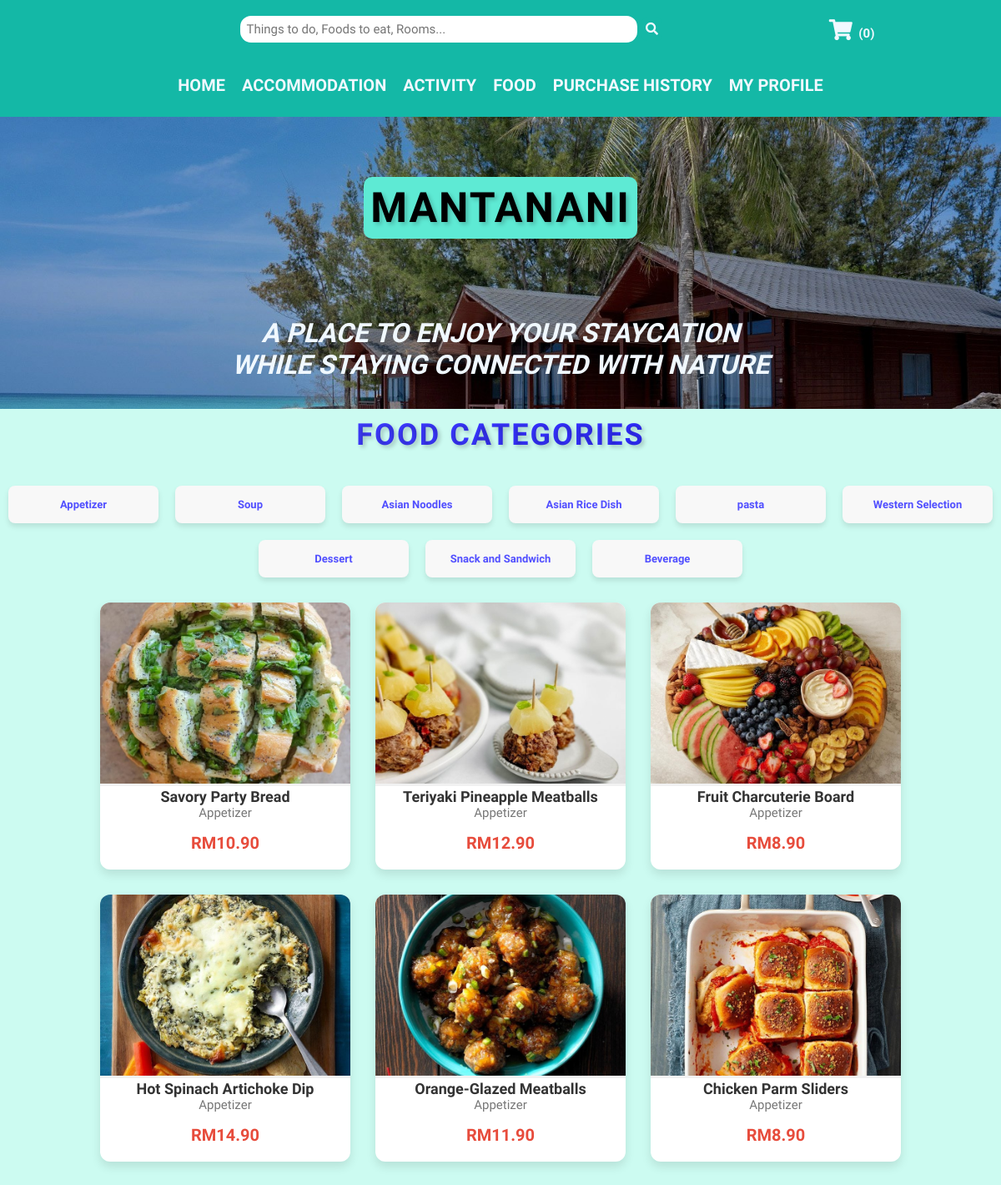
/MODULES/FOOD_MODULE/foodList.php?categoryID=1, run on the app's committed database.
### tables this page shows
CREATE TABLE `food_category` (
  `categoryID` int(11) NOT NULL,
  `categoryName` varchar(255) NOT NULL COMMENT '1:Appetizer 2:Soup 3:Asian Noodles 4:Asian Rice Dish 5:Pasta 6:Western Selection 7:Dessert 8:Snack and Sandwich 9:Beverage'
);

CREATE TABLE `food` (
  `foodID` int(11) NOT NULL,
  `foodName` varchar(255) NOT NULL,
  `foodImg` varchar(255) NOT NULL,
  `foodCategory` int(11) NOT NULL,
  `foodDesc` varchar(1000) NOT NULL,
  `foodPrice` decimal(8,2) NOT NULL
);

### MODULES/FOOD_MODULE/foodList.php (the view, shortened to what this page needs)
<?php
  include("../../../SMMS/CONFIG/config.php");
  $categorySql = "SELECT * FROM food_category";
  $categoryResult = mysqli_query($conn, $categorySql);
  $categoryID = isset($_GET['categoryID']) ? intval($_GET['categoryID']) : null;
  if ($categoryID) {
      $sql_food = "SELECT f.foodID, f.foodName, f.foodDesc, f.foodPrice, f.foodImg, c.categoryName
                   FROM food f
                   JOIN food_category c ON f.foodCategory = c.categoryID
                   WHERE f.foodCategory = $categoryID";
  } else {
      $sql_food = "SELECT f.foodID, f.foodName, f.foodDesc, f.foodPrice, f.foodImg, c.categoryName
                   FROM food f
                   JOIN food_category c ON f.foodCategory = c.categoryID";
  }
  $result = mysqli_query($conn, $sql_food);
?>
<!DOCTYPE html>
<html lang="en">
  <head>
    <link rel="stylesheet" href="https://cdnjs.cloudflare.com/ajax/libs/font-awesome/5.15.4/css/all.min.css">
    <link rel="stylesheet" href="../../../SMMS/CSS/MISC/utils.css">
    <link rel="stylesheet" href="../../../SMMS/CSS/MISC/headerBanner.css">
    <link rel="stylesheet" href="../../../SMMS/CSS/MISC/topNav.css">
    <link rel="stylesheet" href="../../../SMMS/CSS/MISC/topHeader.css">
    <link rel="stylesheet" href="../../../SMMS/CSS/USER/foodList.css">
  </head>
  <body>
    <?php include '../../INCLUDES/topHeader.php'; ?>
    <?php include '../../INCLUDES/userNav.php'; ?>
    <?php include '../../INCLUDES/headerBanner.php';?>
    <section class="userHome">
    <h2>Food Categories</h2>
    <div class="foodCategorySection">
        <?php while ($categoryRow = mysqli_fetch_assoc($categoryResult)): ?>
            <div class="foodCategoryItem">
                <a href="foodList.php?categoryID=<?= $categoryRow['categoryID']; ?>" class="categoryLink">
                    <?= $categoryRow['categoryName']; ?>
                </a>
            </div>
        <?php endwhile; ?>
    </div>
    <div class="foodList">
        <?php while ($row = mysqli_fetch_assoc($result)): ?>
            <div class="foodItem">
                <img src="../../../SMMS/images/food/<?= $row['foodImg']; ?>" alt="<?= $row['foodName']; ?>" class="foodImg">
                <h3>
                    <a href="javascript:void(0);" onclick="openFoodPopup(<?= htmlspecialchars(json_encode($row)); ?>)" class="food-name">
                        <?= $row['foodName']; ?>
                    </a>
                </h3>
                <p class="foodCategory"><?= $row['categoryName']; ?></p>
                <p class="foodPrice">RM<?= number_format($row['foodPrice'], 2); ?></p>
            </div>
        <?php endwhile; ?>
    </div>
  </section>
  </body>
</html>

### CSS/MISC/utils.css (style rules this page uses)
:root { --teal-100: #ccfbf1; --teal-200: #99f6e4; --teal-300: #5eead4; --teal-400: #2dd4bf; --teal-500: #14b8a6; --jade-100: #19d6aa; --jade-200: #14ba93; --jade-300: #109e7d; --jade-400: #0b8468; --jade-500: #076a53; --black: #070504; --black-shadow: 0px 4px 4px rgba(0, 0, 0, 0.25); --aliceblue: #f0f8ff; }
* { font-family: 'Quicksand', sans-serif; margin: 0; padding: 0; box-sizing: border-box; outline: none; border: none; text-decoration: none; }
html { font-size: 62.5%; overflow-x: hidden; background-color: var(--teal-100); }

### CSS/USER/foodList.css (style rules this page uses)
.userHome { padding: 1rem; min-height: 100vh; }
.foodList { display: flex; flex-wrap: wrap; gap: 30px; justify-content: center; padding: 30px; }
.foodItem { background-color: #fff; border-radius: 12px; box-shadow: 0 6px 12px rgba(0, 0, 0, 0.1); width: 300px; text-align: center; overflow: hidden; transition: transform 0.3s ease-in-out, box-shadow 0.3s ease-in-out; }
.foodImg { width: 100%; height: 220px; object-fit: cover; border-bottom: 3px solid #f1f1f1; }
.foodCategory { font-size: 1.5em; color: #777; margin-bottom: 15px; }
.foodPrice { font-size: 2.0em; font-weight: bold; color: #e74c3c; margin-bottom: 20px; }
.food-name { text-decoration: none; font-size: 18px; color: #333; font-weight: bold; transition: color 0.3s ease, transform 0.3s ease; }
.foodCategorySection { display: flex; flex-wrap: wrap; justify-content: center; gap: 20px; margin-top: 40px; }
.foodCategoryItem { background-color: #f8f8f8; padding: 15px 20px; border-radius: 8px; box-shadow: 0 4px 6px rgba(0, 0, 0, 0.1); text-align: center; width: 180px; transition: transform 0.3s ease, box-shadow 0.3s ease; }
.foodCategoryItem a { font-size: 1.3em; text-decoration: none; color: #514fff; font-weight: bold; }
h2 { text-align: center; font-size: 36px; font-weight: bold; color: #514fff; text-transform: uppercase; letter-spacing: 2px; margin-bottom: 30px; background-image: linear-gradient(to right, #514fff, #1c18ff); -webkit-background-clip: text; color: transparent; text-shadow: 3px 3px 5px rgba(0, 0, 0, 0.2); }

### data on the page
food_category: categoryName "Appetizer"
food_category: categoryName "Soup"
food_category: categoryName "Asian Noodles"
food_category: categoryName "Asian Rice Dish"
food_category: categoryName "pasta"
food_category: categoryName "Western Selection"
food_category: categoryName "Dessert"
food_category: categoryName "Snack and Sandwich"
food_category: categoryName "Beverage"
food: foodImg (picture), foodName "Savory Party Bread", foodCategory.categoryName "Appetizer", foodPrice "10.90"
food: foodImg (picture), foodName "Teriyaki Pineapple Meatballs", foodCategory.categoryName "Appetizer", foodPrice "12.90"
food: foodImg (picture), foodName "Fruit Charcuterie Board", foodCategory.categoryName "Appetizer", foodPrice "8.90"
food: foodImg (picture), foodName "Hot Spinach Artichoke Dip", foodCategory.categoryName "Appetizer", foodPrice "14.90"
food: foodImg (picture), foodName "Orange-Glazed Meatballs", foodCategory.categoryName "Appetizer", foodPrice "11.90"
food: foodImg (picture), foodName "Chicken Parm Sliders", foodCategory.categoryName "Appetizer", foodPrice "8.90"
